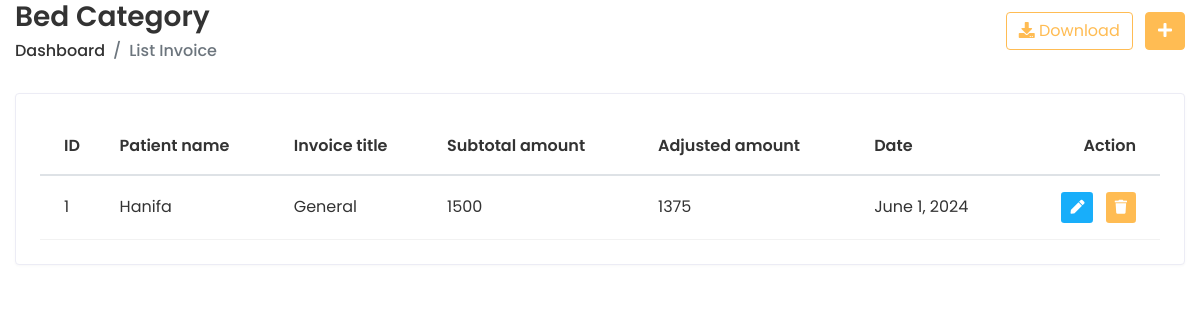
/app/invoicelist/ (signed in), run on an earlier commit of the app's database.
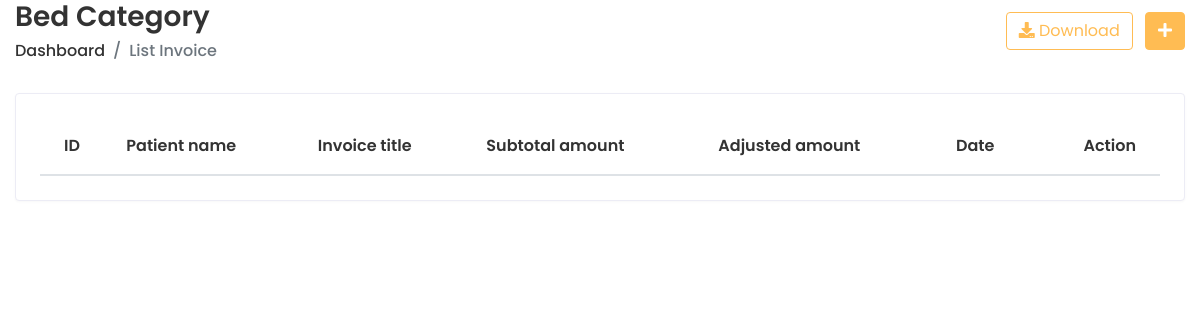
And on a later commit of the database.
### doctor/models.py (models this page shows, shortened)
class InvoiceDetails(models.Model):
    invoice_id = models.BigAutoField(primary_key=True)
    patient_name = models.ForeignKey(PatientDetails, on_delete=models.CASCADE)
    invoice_title = models.CharField(max_length=50)
    subtotal_amount = models.CharField(max_length=50)
    adjusted_amount = models.CharField(max_length=50)
    date = models.DateField()

class PatientDetails(models.Model):
    patient_name = models.CharField(max_length=50)
    gender = models.CharField(
         max_length=20,
         choices=(("Male", "Male"), ("Female", "Female"), ("Other", "Other")),
     )
    email = models.EmailField(default="", max_length=50, unique=True)
    date_of_birth = models.DateField()
    phone_number = models.CharField(default="", max_length=20)
    created = models.DateTimeField(auto_now_add=True)
    updated = models.DateTimeField(auto_now=True)
    def __str__(self):
        return str(self.patient_name)

### doctor/views.py (the view)
# urls.py: path("invoicelist/", views.invoice_list, name="invoice_list"),
@login_required
def invoice_list(request):
    invoices = InvoiceDetails.objects.all()
    return render(request, "invoice/invoice_list.html", {'invoices': invoices})

### templates/invoice/invoice_list.html (shortened to what this page needs)
{% extends 'home/base-login.html' %}
{% load static %}
{% block content %}
      <div class="content container-fluid">
         <div class="page-header">
        <div class="row align-items-center">
           <div class="col">
              <h3 class="page-title">Bed Category</h3>
              <ul class="breadcrumb">
                 <li class="breadcrumb-item"><a href="{% url 'Invoiceindex' %}">Dashboard</a></li>
                 <li class="breadcrumb-item active">List Invoice</li>
              </ul>
           </div>
           <div class="col-auto text-right float-right ml-auto">
              <a href="#" class="btn btn-outline-primary mr-2"><i class="fas fa-download"></i> Download</a>
              <a href="add-student.html" class="btn btn-primary"><i class="fas fa-plus"></i></a>
           </div>
        </div>
     </div>
     <div class="row">
        <div class="col-sm-12">
           <div class="card card-table">
              <div class="card-body">
                 <div class="table-responsive">
                    <table class="table table-hover table-center mb-0 datatable">
                       <thead>
                          <tr>
                             <th>ID</th>
                             <th>Patient name</th>
                             <th>Invoice title</th>
                             <th>Subtotal amount</th>
                             <th>Adjusted amount</th>
                             <th>Date</th>
                             <th class="text-right">Action</th>
                          </tr>
                       </thead>
                       {% for invoice in invoices %}
                       <tbody>
                          <tr>
                             <td>{{ invoice.invoice_id }}</td>
                             <td>
                                {{ invoice.patient_name }}
                             </td>
                             <td>
                                {{ invoice.invoice_title }}
                             </td>
                             <td>
                                {{ invoice.subtotal_amount }}
                             </td>
                             <td>
                                {{ invoice.adjusted_amount }}
                             </td>
                             <td>
                                {{ invoice.date }}
                             </td>
                             <td class="text-right">
                                <div class="actions">
                                   <a href="{% url 'invoice_edit' invoice.invoice_id %}" class="btn btn-sm bg-success-light mr-2">
                                   <i class="fas fa-pen"></i>
                                   </a>
                                   <a href="#" class="btn btn-sm bg-danger-light" onclick="confirmDelete('{{ invoice.invoice_title }}', '{{ invoice.invoice_id }}')">
                                   <i class="fas fa-trash"></i>
                                   </a>
                                </div>
                             </td>
                          </tr>
                       </tbody>
                       {% endfor %}
                    </table>
                 </div>
              </div>
            </div>
         </div>
  {% endblock %}

What changed in the data, as far as the page shows it:
removed InvoiceDetails: invoice_id "1", patient_name "Hanifa", invoice_title "General", subtotal_amount "1500", adjusted_amount "1375", date "June 1, 2024"
